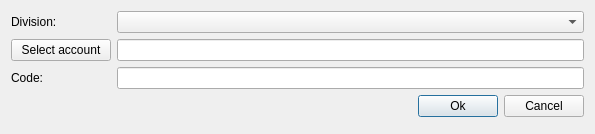
<?xml version="1.0" encoding="UTF-8"?>
<ui version="4.0">
 <class>CreateDivisionAccount</class>
 <widget class="QDialog" name="CreateDivisionAccount">
  <property name="geometry">
   <rect>
    <x>0</x>
    <y>0</y>
    <width>595</width>
    <height>134</height>
   </rect>
  </property>
  <property name="windowTitle">
   <string>Create/Update inventory</string>
  </property>
  <property name="locale">
   <locale language="English" country="UnitedStates"/>
  </property>
  <property name="modal">
   <bool>false</bool>
  </property>
  <layout class="QGridLayout" name="gridLayout">
   <property name="leftMargin">
    <number>11</number>
   </property>
   <property name="topMargin">
    <number>11</number>
   </property>
   <property name="rightMargin">
    <number>11</number>
   </property>
   <property name="bottomMargin">
    <number>17</number>
   </property>
   <item row="6" column="0" colspan="2">
    <layout class="QHBoxLayout" name="horizontalLayout">
     <item>
      <spacer name="horizontalSpacer">
       <property name="orientation">
        <enum>Qt::Horizontal</enum>
       </property>
       <property name="sizeHint" stdset="0">
        <size>
         <width>40</width>
         <height>20</height>
        </size>
       </property>
      </spacer>
     </item>
     <item>
      <widget class="QPushButton" name="okBtn">
       <property name="text">
        <string>Ok</string>
       </property>
      </widget>
     </item>
     <item>
      <widget class="QPushButton" name="cancelBtn">
       <property name="text">
        <string>Cancel</string>
       </property>
      </widget>
     </item>
    </layout>
   </item>
   <item row="3" column="0">
    <widget class="QLabel" name="label">
     <property name="text">
      <string>Code:</string>
     </property>
    </widget>
   </item>
   <item row="3" column="1">
    <widget class="QLineEdit" name="codeEdit">
     <property name="readOnly">
      <bool>false</bool>
     </property>
    </widget>
   </item>
   <item row="1" column="0">
    <widget class="QPushButton" name="accountBtn">
     <property name="text">
      <string>Select account</string>
     </property>
    </widget>
   </item>
   <item row="1" column="1">
    <widget class="QLineEdit" name="accountEdit">
     <property name="readOnly">
      <bool>true</bool>
     </property>
    </widget>
   </item>
   <item row="0" column="0">
    <widget class="QLabel" name="label_5">
     <property name="minimumSize">
      <size>
       <width>100</width>
       <height>0</height>
      </size>
     </property>
     <property name="text">
      <string>Division:</string>
     </property>
    </widget>
   </item>
   <item row="0" column="1">
    <widget class="QComboBox" name="divisionCmb"/>
   </item>
  </layout>
 </widget>
 <tabstops>
  <tabstop>okBtn</tabstop>
  <tabstop>cancelBtn</tabstop>
 </tabstops>
 <resources/>
 <connections/>
</ui>
